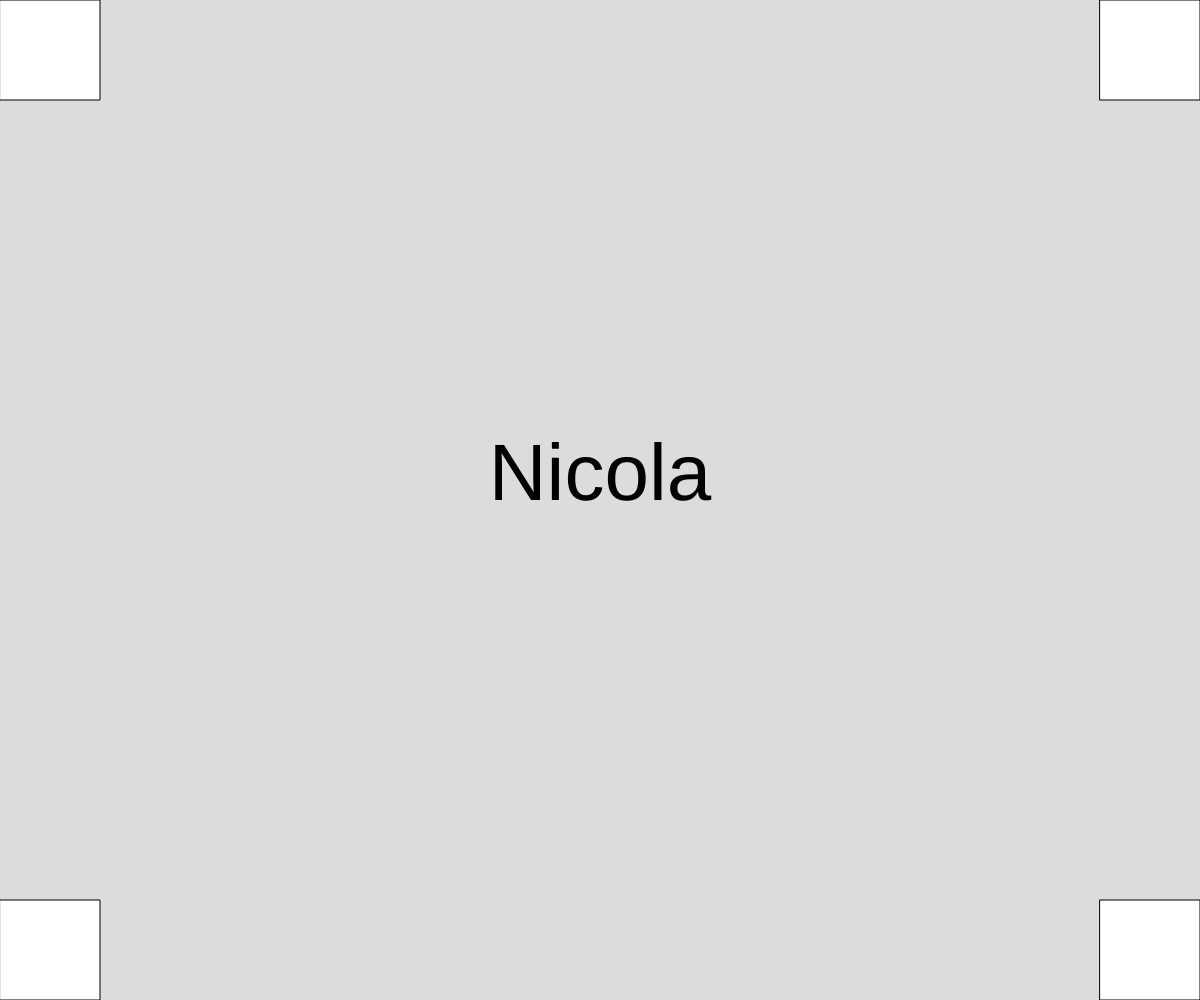
Frame 1 (no input)
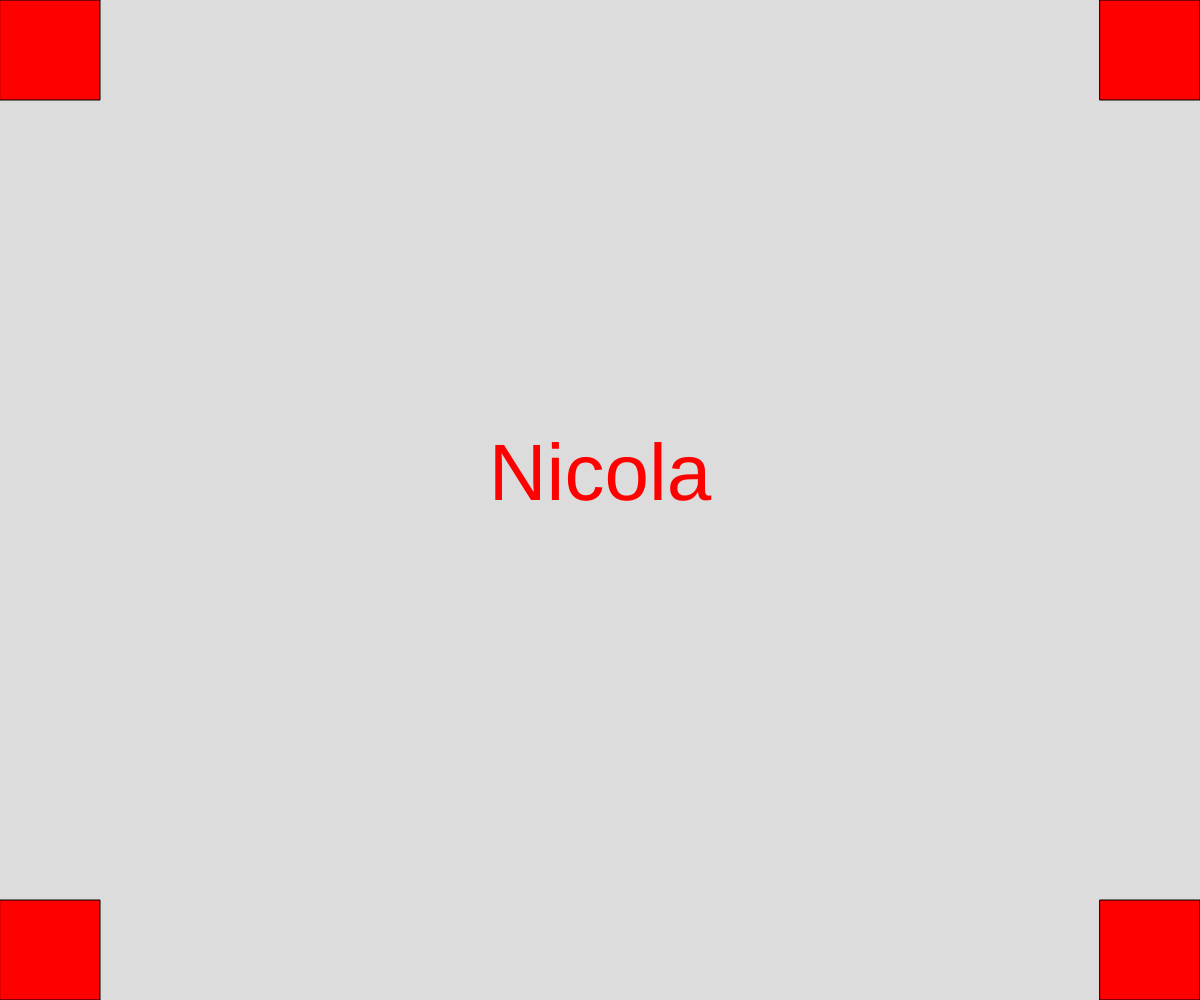
Frame 60 (no input)
Frame 120 (the mouse pressed at the canvas centre since frame 60): identical to frame 60, image omitted

The p5.js sketch that drew these frames (run headless with seeded random() and noise() and a simulated clock; from frame 60 on, the mouse is pressed at the canvas centre):

// p5.js sketch
// ── sketch.js
function setup() {
  createCanvas(windowWidth, windowHeight);
}

function draw() {
  background(220);
  const s = 100;

  rect(0, 0, s, s);
  rect(0, height - s, s, s);
  rect(width - s, 0, s, s);
  rect(width - s, height - s, s, s);

  textSize(80);
  textAlign("center");
  text("Nicola", width / 2, height / 2);
  fill("red");
}

function windowResized() {
  resizeCanvas(windowWidth, windowHeight);
}
